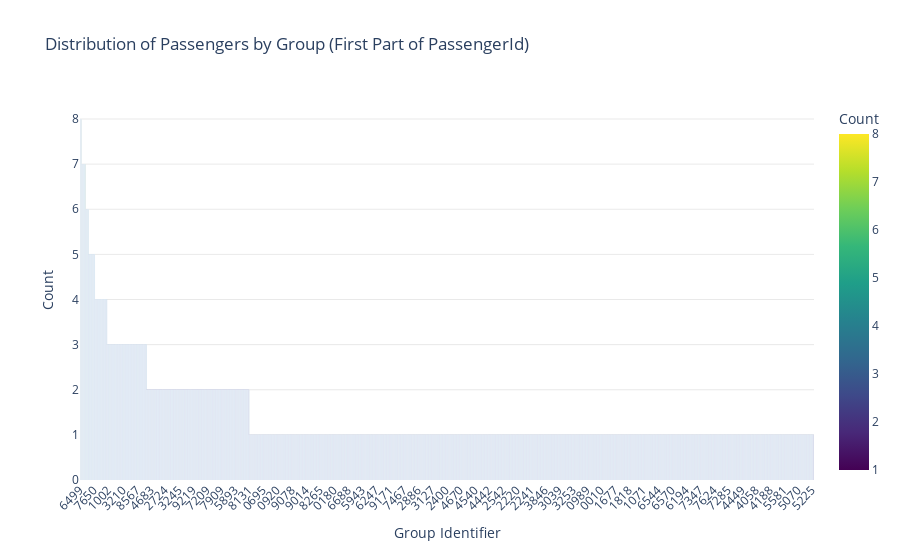

The code cell stored with this chart in its notebook:
### Markdown cell above
### Visualizing Passenger Group Distribution

The primary goal of this visualization is to understand the distribution of passengers across different groups, as identified by the 'Group' column in our dataset.


- **Group Composition**: The chart provides a quick overview of how passengers are distributed across various groups, enabling us to understand the composition of passengers within these groups.
- **Identifying Patterns**: By examining the distribution, we can identify patterns or irregularities that may be relevant to our analysis. For example, it could help us discover if certain groups have a higher or lower likelihood of being transported to another dimension.
- **Data Exploration**: The interactivity of the chart allows users to explore specific groups and their passenger counts in detail, facilitating deeper data exploration.

### Code cell
group_counts = df['Group'].value_counts().reset_index()
group_counts.columns = ['Group', 'Count']

# Sort the groups by index
group_counts = group_counts.sort_index()

# Create an interactive bar chart with the "viridis" color scale
fig = px.bar(group_counts, x='Group', y='Count', title='Distribution of Passengers by Group (First Part of PassengerId)',
             labels={'Group': 'Group Identifier', 'Count': 'Count'},
             color='Count', color_continuous_scale='viridis')

# Customize the layout
fig.update_layout(xaxis_tickangle=-45)  # Rotate x-axis labels for readability
fig.update_yaxes(title_text='Count', showgrid=True, gridwidth=0.5, gridcolor='lightgray')

# Change the background color to white
fig.update_layout(plot_bgcolor='white')

# Show the interactive plot
fig.show()

### Figure 1 — Plotly figure (JSON) as saved in the notebook; plotly's stock layout.template omitted (floating-point values rounded to 4 significant figures; data arrays with more than 128 entries replaced by an {"elided": "..."} marker saying what was removed)
{"data": [{"alignmentgroup": "True", "hovertemplate": "Group Identifier=%{x}<br>Count=%{marker.color}<extra></extra>", "legendgroup": "", "marker": {"color": {"elided": "9280 int values"}, "coloraxis": "coloraxis", "pattern": {"shape": ""}}, "name": "", "offsetgroup": "", "orientation": "v", "showlegend": false, "textposition": "auto", "type": "bar", "x": {"elided": "9280 str values"}, "xaxis": "x", "y": {"elided": "9280 int values"}, "yaxis": "y"}], "layout": {"barmode": "relative", "coloraxis": {"colorbar": {"title": {"text": "Count"}}, "colorscale": [[0, "#440154"], [0.1111, "#482878"], [0.2222, "#3e4989"], [0.3333, "#31688e"], [0.4444, "#26828e"], [0.5556, "#1f9e89"], [0.6667, "#35b779"], [0.7778, "#6ece58"], [0.8889, "#b5de2b"], [1, "#fde725"]]}, "legend": {"tracegroupgap": 0}, "plot_bgcolor": "white", "title": {"text": "Distribution of Passengers by Group (First Part of PassengerId)"}, "xaxis": {"anchor": "y", "domain": [0, 1], "tickangle": -45, "title": {"text": "Group Identifier"}}, "yaxis": {"anchor": "x", "domain": [0, 1], "gridcolor": "lightgray", "gridwidth": 0.5, "showgrid": true, "title": {"text": "Count"}}}}
